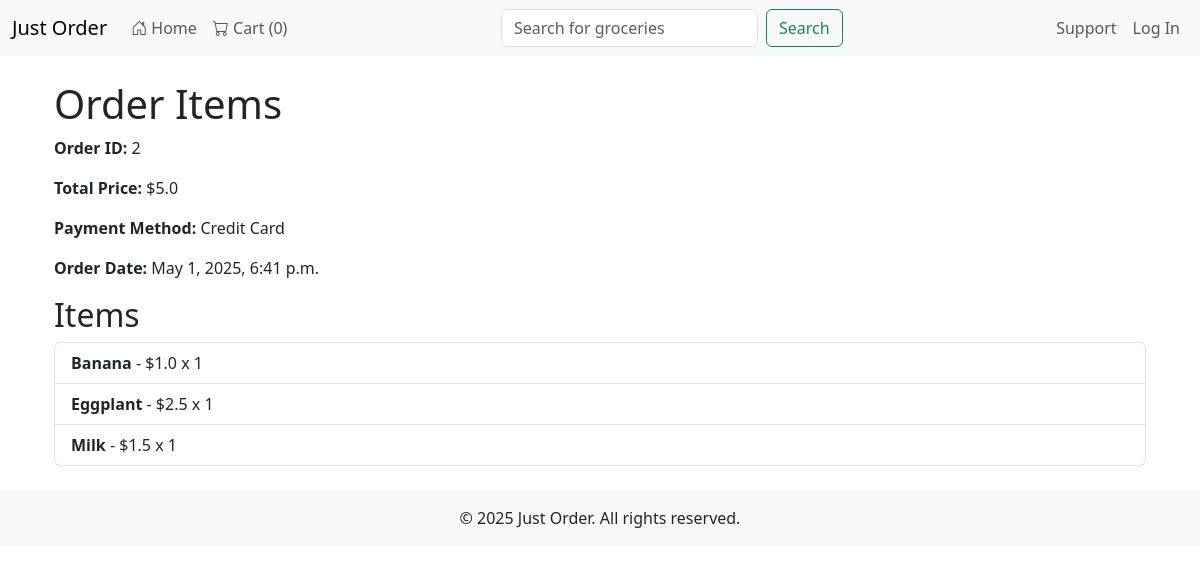
Page /home/orders/2/ on the committed database.
### home/models.py (models this page shows, shortened)
class Order(models.Model):
    user = models.ForeignKey(User, on_delete=models.CASCADE)
    items = models.TextField()  # Store items as a JSON string
    total_price = models.FloatField()
    payment_method = models.CharField(max_length=50)
    created_at = models.DateTimeField(auto_now_add=True)
    def get_items(self):
        try:
            return json.loads(self.items)
        except json.JSONDecodeError:
            return []

### home/views.py (the view)
# urls.py: path('orders/<int:order_id>/', views.order_items_view, name='order_items'),
def order_items_view(request, order_id):
    order = get_object_or_404(Order, id=order_id)
    items = order.get_items()  # Use the `get_items` method to parse the JSON
    return render(request, 'order_items.html', {'order': order, 'items': items})

### home/templates/order_items.html
{% extends 'layout.html' %}
{% block content %}
<div class="container mt-4">
    <h1>Order Items</h1>
    <p><strong>Order ID:</strong> {{ order.id }}</p>
    <p><strong>Total Price:</strong> ${{ order.total_price }}</p>
    <p><strong>Payment Method:</strong> {{ order.payment_method }}</p>
    <p><strong>Order Date:</strong> {{ order.created_at }}</p>
    <h2>Items</h2>
    <ul class="list-group">
        {% for item in items %}
            <li class="list-group-item">
                <strong>{{ item.name }}</strong> - ${{ item.price }} x {{ item.quantity }}
            </li>
        {% empty %}
            <li class="list-group-item">No items found for this order.</li>
        {% endfor %}
    </ul>
</div>
{% endblock %}

### rows in the picture
Order: id "2", total_price "5.0", payment_method "Credit Card", created_at "May 1, 2025, 6:41 p.m."

### other values in the picture
{{ request.session.cart|length|default:0 }} "0"
{{ item.name }} "Banana" "Eggplant" "Milk"
{{ item.price }} "1.0" "2.5" "1.5"
{{ item.quantity }} "1" "1" "1"
